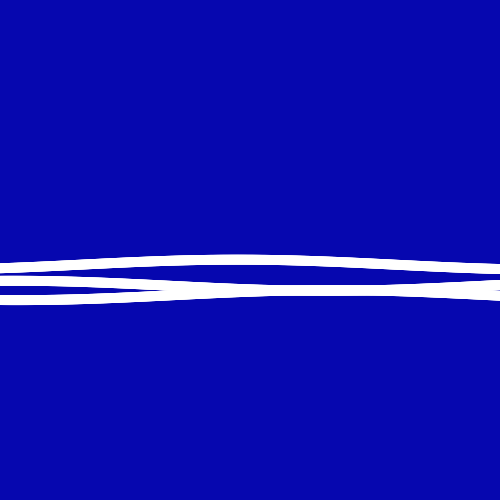
Frame 1 (no input)
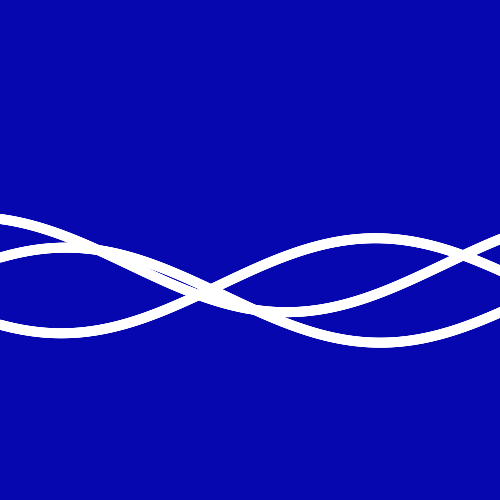
Frame 60 (the mouse pressed at the canvas centre just before this capture)
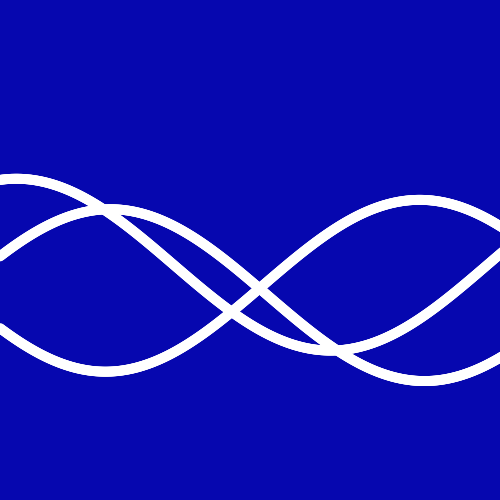
Frame 120 (the mouse held since frame 60 and released just before this capture)

The Processing sketch that drew these frames (run headless with seeded random() and noise(); from frame 60 on, the mouse is pressed at the canvas centre):

// Processing sketch: sketch_15012017
// ── sketch_15012017.pde
SinSystem[] sy = new SinSystem[3];

void setup(){
  size(500,500);
  smooth();
  for(int i = 0; i<=sy.length-1; i++){
  sy[i] = new SinSystem();
  }
}

void draw(){
  background(6,7,175);
  noStroke();
  for(int i = 0; i<=sy.length-1; i++){
  sy[i].display();
  }
}
// ── Sin.pde
class Sin{
  float angle;
  float x = 0;
  float y = height/2;
  float speed = 0.09;
  Sin(float newX, float newY, float newAngle){
    angle = newAngle;
    y = newY;
    x = newX;
  }
  
  void move(){
    y = y+cos(angle)*5;
    angle = angle+speed;
  }
  
  void display(){
    ellipse(x, y, 10, 10);
  }
}
// ── SinSystem.pde
class SinSystem {
  Sin[] s = new Sin[800];
  float ran = random(200,300);
  float ran2 = random(0,1);
  SinSystem(){
    for(int i= 0; i<=s.length-1; i++){
      s[i] = new Sin(i, ran, ran+(i*0.01));
    }
  }
  
  void display(){
    for(int i =0; i<=s.length-1; i++){
      s[i].move();
      s[i].display();
    }
  }
}
